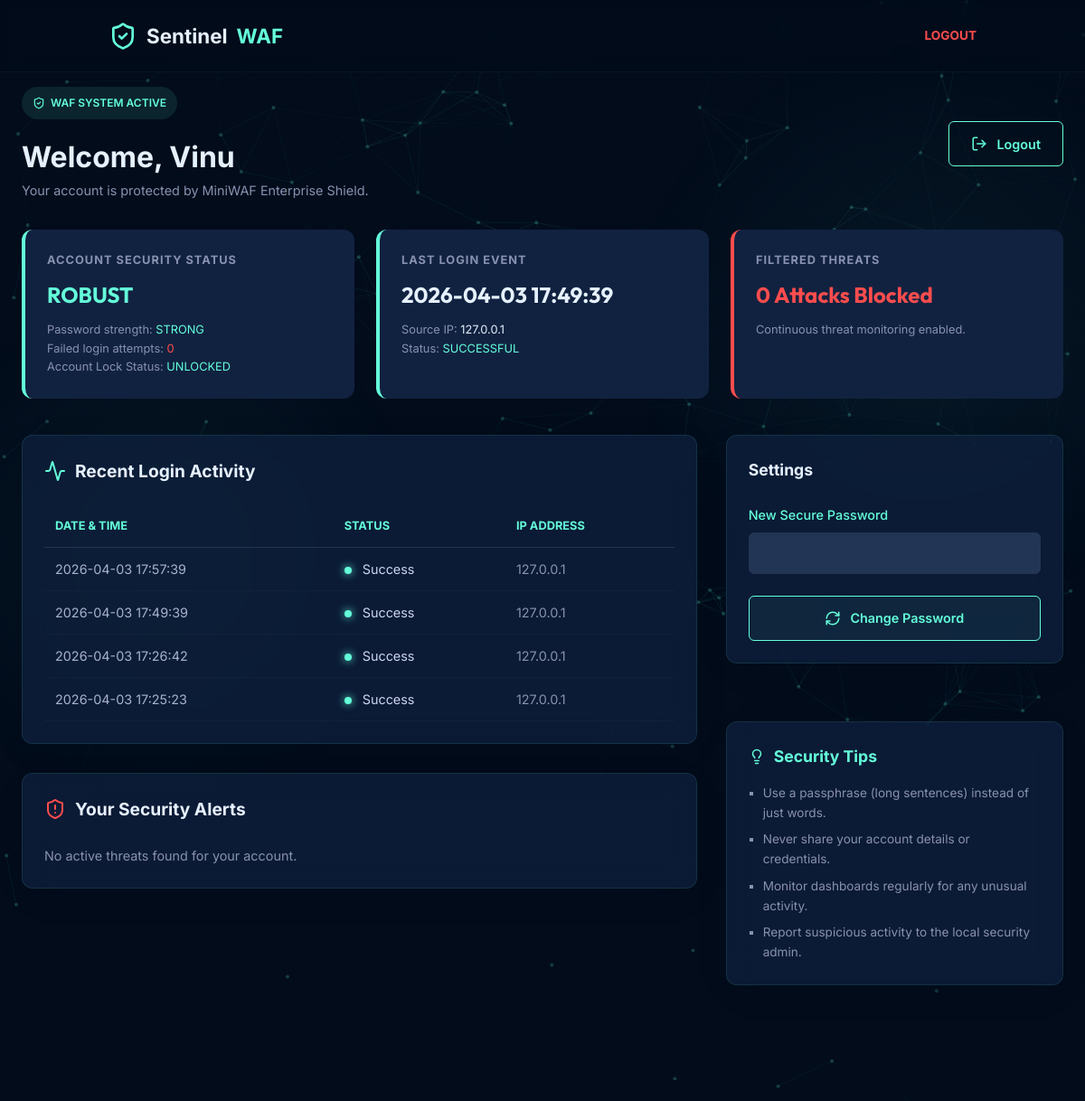
/dashboard (signed in), run on the app's committed database.
### tables this page shows
CREATE TABLE users (
            id INTEGER PRIMARY KEY AUTOINCREMENT,
            first_name TEXT NOT NULL,
            last_name TEXT NOT NULL,
            email TEXT UNIQUE NOT NULL,
            username TEXT UNIQUE NOT NULL,
            password TEXT NOT NULL,
            created_at TIMESTAMP DEFAULT CURRENT_TIMESTAMP
        );

CREATE TABLE login_attempts (
            username TEXT,
            ip_address TEXT,
            attempt_time TIMESTAMP DEFAULT CURRENT_TIMESTAMP,
            is_successful BOOLEAN
        );

### app.py (the view)
@app.route('/dashboard')
def dashboard():
    if 'user_id' not in session:
        return redirect(url_for('login'))
    user_id = session['user_id']
    with get_db() as db:
        user = db.execute("SELECT * FROM users WHERE id = ?", (user_id,)).fetchone()
        username = user['username']
        history = db.execute("SELECT * FROM login_attempts WHERE username = ? ORDER BY attempt_time DESC LIMIT 5", (username,)).fetchall()
        alerts = db.execute("SELECT * FROM security_logs WHERE user_id = ? ORDER BY timestamp DESC LIMIT 3", (user_id,)).fetchall()
        failed_count = db.execute("SELECT COUNT(*) as c FROM login_attempts WHERE username = ? AND is_successful = 0", (username,)).fetchone()['c']
        last_login = db.execute("SELECT attempt_time FROM login_attempts WHERE username = ? AND is_successful = 1 ORDER BY attempt_time DESC LIMIT 1 OFFSET 1", (username,)).fetchone()
        last_login_time = last_login['attempt_time'] if last_login else "Today (New Session)"
        lockout_sec, _ = check_lockout_remaining(username, request.remote_addr)
        is_locked = lockout_sec > 0
    return render_template('dashboard.html',
                           logged_in=True,
                           user=user,
                           history=history,
                           alerts=alerts,
                           failed_count=failed_count,
                           last_login=last_login_time,
                           is_locked=is_locked)

### app.py (called while the page is built)
def get_db():
    conn = sqlite3.connect(DATABASE)
    conn.row_factory = sqlite3.Row
    return conn

### templates/dashboard.html (shortened to what this page needs)
<!DOCTYPE html>
<html lang="en">
<head>
    <link rel="stylesheet" href="{{ url_for('static', filename='css/style.css') }}">
</head>
<body>
    <div id="particles-js"></div>
    <nav style="position: fixed; top: 0; left: 0; width: 100%; height: 80px; padding: 0 10%; display: flex; justify-content: space-between; align-items: center; z-index: 100; background: rgba(2, 12, 27, 0.4); backdrop-filter: blur(10px); border-bottom: 1px solid rgba(100, 255, 218, 0.05);">
        <div style="display: flex; align-items: center; gap: 15px; color: var(--white); font-family: 'Outfit'; font-weight: 700; font-size: 1.4rem;">
            <a href="/" style="text-decoration: none; display: flex; align-items: center; gap: 10px; color: inherit;">
                <i data-lucide="shield-check" style="color: var(--accent); width: 32px; height: 32px;"></i>
                Sentinel <span style="color: var(--accent);">WAF</span>
            </a>
        </div>
        <div style="display: flex; gap: 20px; align-items: center;">
             {% if logged_in %}
             <a href="{{ url_for('logout') }}" style="color: var(--alert); text-decoration: none; font-size: 0.85rem; font-weight: 700;">LOGOUT</a>
             {% else %}
             <a href="{{ url_for('login') }}" style="color: var(--white); text-decoration: none; font-size: 0.85rem; font-weight: 500;">LOGIN</a>
             {% endif %}
        </div>
    </nav>
    <div class="dashboard-container">
        <div class="dashboard-header">
            <div>
                <div class="security-badge">
                    <i data-lucide="shield-check" style="width: 14px; margin-right: 6px;"></i>
                    WAF SYSTEM ACTIVE
                </div>
                {% if logged_in %}
                <h1 style="color: var(--white); font-size: 2rem;">Welcome, {{ user.first_name }}</h1>
                <p style="color: var(--slate); font-size: 0.9rem;">Your account is protected by MiniWAF Enterprise Shield.</p>
                {% else %}
                <h1 style="color: var(--white); font-size: 2rem;">Global Security Dashboard</h1>
                <p style="color: var(--slate); font-size: 0.9rem;">Live threat monitoring by MiniWAF Gateway.</p>
                {% endif %}
            </div>
            <div style="display: flex; gap: 15px;">
                {% if logged_in %}
                <a href="{{ url_for('logout') }}" class="btn" style="width: auto;">
                    <i data-lucide="log-out" style="width: 18px;"></i> Logout
                </a>
                {% else %}
                <a href="{{ url_for('login') }}" class="btn btn-primary" style="width: auto;">
                    <i data-lucide="log-in" style="width: 18px;"></i> Access Secure Portal
                </a>
                {% endif %}
            </div>
        </div>
        <div class="dashboard-grid">
            {% if logged_in %}
            <div class="stats-card">
                <h3>Account Security Status</h3>
                <div class="stats-value" style="color: var(--accent);">{% if is_locked %}LOCKED{% else %}ROBUST{% endif %}</div>
                <p style="font-size: 0.8rem; margin-top: 10px; color: var(--slate);">Password strength: <span style="color: var(--accent);">STRONG</span></p>
                <p style="font-size: 0.8rem; color: var(--slate);">Failed login attempts: <span style="color: var(--alert);">{{ failed_count }}</span></p>
                <p style="font-size: 0.8rem; color: var(--slate);">Account Lock Status: <span style="color: var(--accent);">{% if is_locked %}LOCKED{% else %}UNLOCKED{% endif %}</span></p>
            </div>
            <div class="stats-card">
                <h3>Last Login Event</h3>
                <div class="stats-value">{{ last_login }}</div>
                <p style="font-size: 0.8rem; margin-top: 10px; color: var(--slate);">Source IP: <span style="color: var(--white);">{{ request.remote_addr }}</span></p>
                <p style="font-size: 0.8rem; color: var(--slate);">Status: <span style="color: var(--accent);">SUCCESSFUL</span></p>
            </div>
            {% endif %}
            <div class="stats-card alert">
                <h3>Filtered Threats</h3>
                <div class="stats-value" style="color: var(--alert);">{{ alerts|length }} Attacks Blocked</div>
                <p style="font-size: 0.8rem; margin-top: 10px; color: var(--slate);">Continuous threat monitoring enabled.</p>
            </div>
        </div>
        <div style="margin-top: 2.5rem; display: grid; grid-template-columns: 2fr 1fr; gap: 2rem;">
            <div>
                {% if logged_in %}
                <section class="glass-card" style="max-width: 100%; border-radius: 12px; padding: 1.5rem;">
                    <h2 style="color: var(--white); font-size: 1.2rem; display: flex; align-items: center; gap: 10px; margin-bottom: 1.5rem;">
                        <i data-lucide="activity" style="color: var(--accent);"></i> Recent Login Activity
                    </h2>
                    <div class="table-container">
                        <table>
                            <thead>
                                <tr>
                                    <th>Date & Time</th>
                                    <th>Status</th>
                                    <th>IP Address</th>
                                </tr>
                            </thead>
                            <tbody>
                                {% for item in history %}
                                <tr>
                                    <td style="color: var(--light-slate);">{{ item.attempt_time }}</td>
                                    <td>
                                        {% if item.is_successful %}
                                        <span class="status-indicator status-active"></span> Success
                                        {% else %}
                                        <span class="status-indicator status-failed"></span> Failed
                                        {% endif %}
                                    </td>
                                    <td style="color: var(--slate);">{{ item.ip_address }}</td>
                                </tr>
                                {% endfor %}
                            </tbody>
                        </table>
                    </div>
                </section>
                {% endif %}
                <section class="glass-card {% if logged_in %}mt-2{% endif %}" style="max-width: 100%; border-radius: 12px; padding: 1.5rem;">
                    <h2 style="color: var(--white); font-size: 1.2rem; display: flex; align-items: center; gap: 10px; margin-bottom: 1.5rem;">
                        <i data-lucide="shield-alert" style="color: var(--alert);"></i> {% if logged_in %}Your Security Alerts{% else %}Global Threat Monitor{% endif %}
                    </h2>
                    <div style="display: flex; flex-direction: column; gap: 1rem;">
                        {% for alert in alerts %}
                        <div style="background: rgba(255, 77, 77, 0.05); border: 1px solid rgba(255, 77, 77, 0.2); padding: 12px; border-radius: 8px;">
                            <div style="display: flex; justify-content: space-between;">
                                <p style="color: var(--white); font-weight: 500; font-size: 0.9rem;">{{ alert.attack_type }} attempt blocked</p>
                                <span style="font-size: 0.7rem; color: var(--slate);">{{ alert.timestamp }}</span>
                            </div>
                            <p style="color: var(--slate); font-size: 0.75rem; margin-top: 5px;">Filtered Payload: <code>{{ alert.payload }}</code></p>
                        </div>
                        {% else %}
                        <p style="color: var(--slate); font-size: 0.9rem;">No active threats found for your account.</p>
                        {% endfor %}
                    </div>
                </section>
            </div>
            <div style="display: flex; flex-direction: column; gap: 2rem;">
                {% if logged_in %}
                <section class="glass-card" style="max-width: 100%; padding: 1.5rem;">
                    <h2 style="color: var(--white); font-size: 1.1rem; margin-bottom: 1.5rem;">Settings</h2>
                    <form action="{{ url_for('change_password') }}" method="POST">
                        <div class="form-group">
                            <label>New Secure Password</label>
                            <input type="password" name="new_password" required>
                        </div>
                        <button type="submit" class="btn btn-primary">
                            <i data-lucide="refresh-cw" style="width: 18px;"></i> Change Password
                        </button>
                    </form>
                </section>
                {% endif %}
                <section class="glass-card" style="max-width: 100%; padding: 1.5rem; background: var(--light-navy);">
                    <h2 style="color: var(--accent); font-size: 1.1rem; margin-bottom: 1rem; display: flex; align-items: center; gap: 10px;">
                        <i data-lucide="lightbulb" style="width: 18px;"></i> Security Tips
                    </h2>
                    <ul style="color: var(--slate); font-size: 0.85rem; padding-left: 1rem; list-style: square;">
                        <li style="margin-bottom: 8px;">Use a passphrase (long sentences) instead of just words.</li>
                        <li style="margin-bottom: 8px;">Never share your account details or credentials.</li>
                        <li style="margin-bottom: 8px;">Monitor dashboards regularly for any unusual activity.</li>
                        <li>Report suspicious activity to the local security admin.</li>
                    </ul>
                </section>
            </div>
        </div>
    </div>
</body>
</html>

### static/css/style.css (style rules this page uses)
:root { --navy: #0a192f; --light-navy: #112240; --lightest-navy: #233554; --slate: #8892b0; --light-slate: #a8b2d1; --lightest-slate: #ccd6f6; --white: #e6f1ff; --accent: #64ffda; --accent-dark: #00b48a; --alert: #ff4d4d; --warning: #ffb703; --glass: rgba(17, 34, 64, 0.7); --glass-border: rgba(100, 255, 218, 0.1); --shadow: 0 10px 30px -15px rgba(2, 12, 27, 0.7); --transition: all 0.25s cubic-bezier(0.645, 0.045, 0.355, 1); }
* { margin: 0; padding: 0; box-sizing: border-box; font-family: 'Inter', sans-serif; }
body { background-color: var(--navy); color: var(--lightest-slate); min-height: 100vh; overflow-x: hidden; line-height: 1.6; }
body::before { content: ''; position: fixed; top: 0; left: 0; width: 100%; height: 100%; background: radial-gradient(circle at 15% 50%, rgba(100, 255, 218, 0.05) 0%, transparent 25%), radial-gradient(circle at 85% 30%, rgba(100, 255, 218, 0.05) 0%, transparent 25%); z-index: -1; }
.glass-card { background: var(--glass); backdrop-filter: blur(10px); border: 1px solid var(--glass-border); border-radius: 12px; padding: 2.5rem; box-shadow: var(--shadow); width: 100%; max-width: 450px; margin-bottom: 2rem; }
.form-group { margin-bottom: 1.5rem; position: relative; }
label { display: block; margin-bottom: 0.5rem; font-size: 0.9rem; color: var(--accent); font-weight: 500; }
input { width: 100%; background: var(--lightest-navy); border: 1px solid var(--lightest-navy); border-radius: 6px; padding: 12px 16px; color: var(--white); font-size: 1rem; transition: var(--transition); }
.btn { background: transparent; border: 1px solid var(--accent); color: var(--accent); padding: 12px 24px; border-radius: 6px; font-size: 0.9rem; font-weight: 600; cursor: pointer; transition: var(--transition); display: inline-flex; align-items: center; justify-content: center; width: 100%; gap: 10px; text-decoration: none; }
.btn-primary { background: rgba(100, 255, 218, 0.05); }
.dashboard-container { max-width: 1100px; margin: 0 auto; padding: 2rem; }
.dashboard-header { margin-bottom: 2rem; display: flex; justify-content: space-between; align-items: center; }
.dashboard-grid { display: grid; grid-template-columns: repeat(auto-fit, minmax(300px, 1fr)); gap: 1.5rem; }
.stats-card { background: var(--light-navy); padding: 1.5rem; border-radius: 12px; border-left: 4px solid var(--accent); }
.stats-card.alert { border-left-color: var(--alert); }
.stats-card h3 { font-size: 0.8rem; text-transform: uppercase; color: var(--slate); letter-spacing: 1px; margin-bottom: 0.5rem; }
.stats-value { font-size: 1.5rem; font-weight: 700; color: var(--white); font-family: 'Outfit', sans-serif; }
.table-container { margin-top: 1.5rem; overflow-x: auto; }
table { width: 100%; border-collapse: collapse; }
th { text-align: left; padding: 12px; color: var(--accent); font-size: 0.8rem; text-transform: uppercase; border-bottom: 1px solid var(--lightest-navy); }
td { padding: 12px; font-size: 0.9rem; border-bottom: 1px solid rgba(136, 146, 176, 0.05); }
.status-indicator { display: inline-block; width: 8px; height: 8px; border-radius: 50%; margin-right: 8px; }
.status-active { background: var(--accent); box-shadow: 0 0 10px var(--accent); }
.mt-2 { margin-top: 2rem !important; }

### templates/dashboard.html (style rules this page uses)
body { background: #020c1b; margin: 0; padding: 0; }
#particles-js { position: fixed; width: 100%; height: 100%; z-index: -1; top: 0; left: 0; }
.dashboard-container { max-width: 1200px; margin: 0 auto; padding: 6rem 1.5rem; position: relative; z-index: 10; }
.glass-card { background: rgba(17, 34, 64, 0.7) !important; backdrop-filter: blur(15px) !important; border: 1px solid rgba(100, 255, 218, 0.1) !important; }
.security-badge { display: inline-flex; align-items: center; padding: 6px 12px; background: rgba(100, 255, 218, 0.1); color: var(--accent); border-radius: 20px; font-size: 0.75rem; font-weight: 600; margin-bottom: 1rem; }

### data on the page
users: first_name "Vinu"
login_attempts: attempt_time "2026-04-03 17:49:39", is_successful True (drawn), ip_address "127.0.0.1"
login_attempts: attempt_time "2026-04-03 17:57:39", is_successful True (drawn), ip_address "127.0.0.1"
login_attempts: attempt_time "2026-04-03 17:26:42", is_successful True (drawn), ip_address "127.0.0.1"
login_attempts: attempt_time "2026-04-03 17:25:23", is_successful True (drawn), ip_address "127.0.0.1"

### other printed values
{{ failed_count }} "0"
{{ request.remote_addr }} "127.0.0.1"
{{ alerts|length }} "0"
